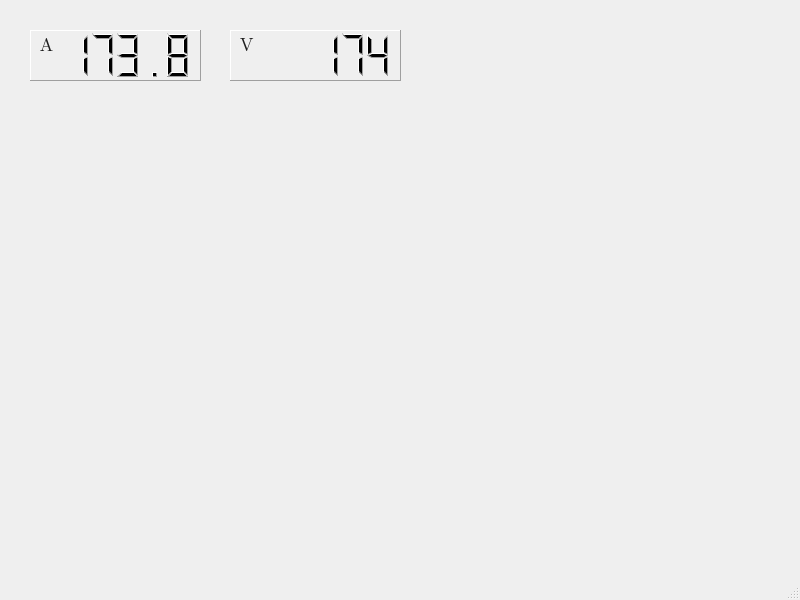
<?xml version="1.0" encoding="UTF-8"?>
<ui version="4.0">
 <class>MainWindow</class>
 <widget class="QMainWindow" name="MainWindow">
  <property name="geometry">
   <rect>
    <x>0</x>
    <y>0</y>
    <width>800</width>
    <height>600</height>
   </rect>
  </property>
  <property name="windowTitle">
   <string>MainWindow</string>
  </property>
  <property name="styleSheet">
   <string notr="true"/>
  </property>
  <widget class="QWidget" name="centralwidget">
   <widget class="QLCDNumber" name="monitorAmps">
    <property name="geometry">
     <rect>
      <x>30</x>
      <y>30</y>
      <width>171</width>
      <height>51</height>
     </rect>
    </property>
    <property name="font">
     <font>
      <pointsize>9</pointsize>
     </font>
    </property>
    <property name="autoFillBackground">
     <bool>true</bool>
    </property>
    <property name="frameShape">
     <enum>QFrame::Panel</enum>
    </property>
    <property name="digitCount">
     <number>6</number>
    </property>
    <property name="value" stdset="0">
     <double>173.800000000000011</double>
    </property>
   </widget>
   <widget class="QLabel" name="label">
    <property name="geometry">
     <rect>
      <x>30</x>
      <y>30</y>
      <width>171</width>
      <height>31</height>
     </rect>
    </property>
    <property name="font">
     <font>
      <family>Segoe UI Emoji</family>
      <pointsize>14</pointsize>
      <bold>false</bold>
     </font>
    </property>
    <property name="styleSheet">
     <string notr="true">color: rgb(30,30,30);</string>
    </property>
    <property name="text">
     <string>  A</string>
    </property>
   </widget>
   <widget class="QLabel" name="label_2">
    <property name="enabled">
     <bool>true</bool>
    </property>
    <property name="geometry">
     <rect>
      <x>230</x>
      <y>30</y>
      <width>171</width>
      <height>31</height>
     </rect>
    </property>
    <property name="font">
     <font>
      <family>Segoe UI Emoji</family>
      <pointsize>14</pointsize>
      <bold>false</bold>
     </font>
    </property>
    <property name="styleSheet">
     <string notr="true">color: rgb(30,30,30);</string>
    </property>
    <property name="text">
     <string>  V</string>
    </property>
   </widget>
   <widget class="QLCDNumber" name="monitorVolts">
    <property name="enabled">
     <bool>true</bool>
    </property>
    <property name="geometry">
     <rect>
      <x>230</x>
      <y>30</y>
      <width>171</width>
      <height>51</height>
     </rect>
    </property>
    <property name="sizePolicy">
     <sizepolicy hsizetype="Minimum" vsizetype="Minimum">
      <horstretch>0</horstretch>
      <verstretch>0</verstretch>
     </sizepolicy>
    </property>
    <property name="font">
     <font>
      <pointsize>9</pointsize>
     </font>
    </property>
    <property name="autoFillBackground">
     <bool>true</bool>
    </property>
    <property name="frameShape">
     <enum>QFrame::Panel</enum>
    </property>
    <property name="smallDecimalPoint">
     <bool>false</bool>
    </property>
    <property name="digitCount">
     <number>6</number>
    </property>
    <property name="value" stdset="0">
     <double>173.800000000000011</double>
    </property>
    <property name="intValue" stdset="0">
     <number>174</number>
    </property>
   </widget>
   <zorder>monitorVolts</zorder>
   <zorder>monitorAmps</zorder>
   <zorder>label</zorder>
   <zorder>label_2</zorder>
  </widget>
  <widget class="QMenuBar" name="menubar">
   <property name="geometry">
    <rect>
     <x>0</x>
     <y>0</y>
     <width>800</width>
     <height>22</height>
    </rect>
   </property>
  </widget>
  <widget class="QStatusBar" name="statusbar"/>
 </widget>
 <resources/>
 <connections/>
</ui>
